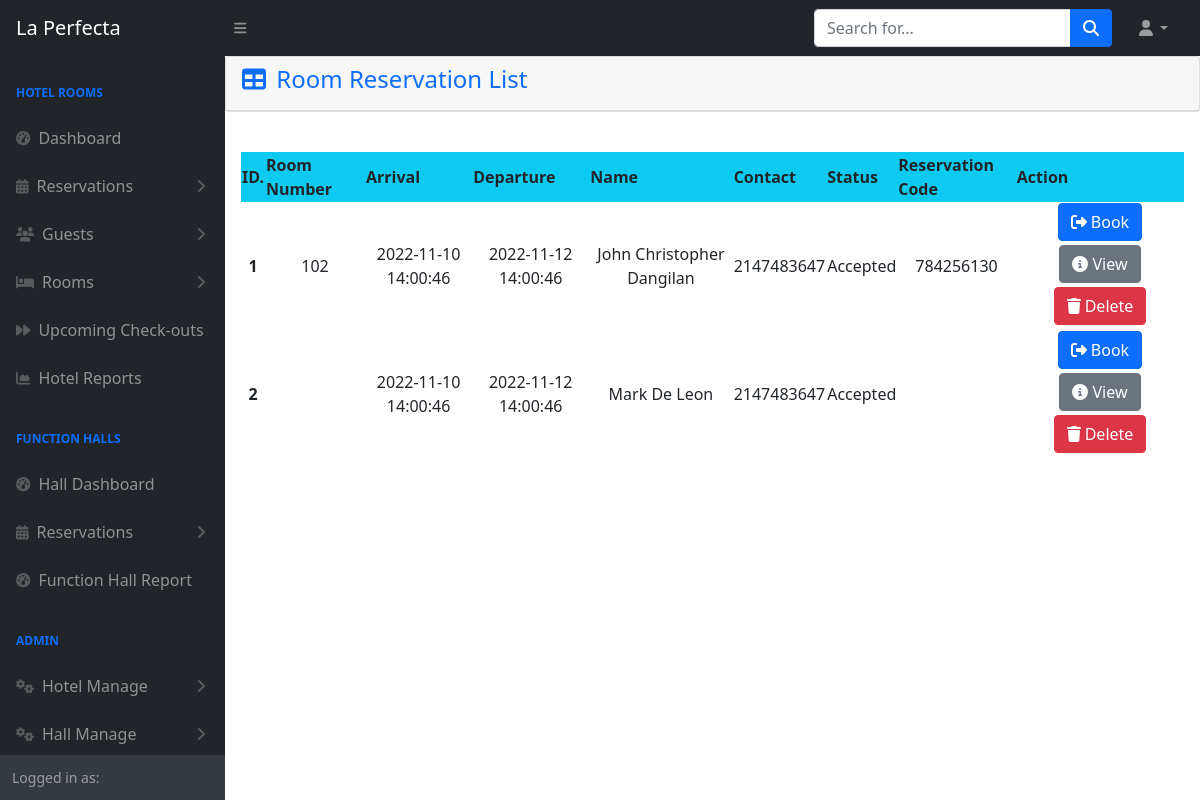
Page /admin/reservationlist.php on the earlier database version.
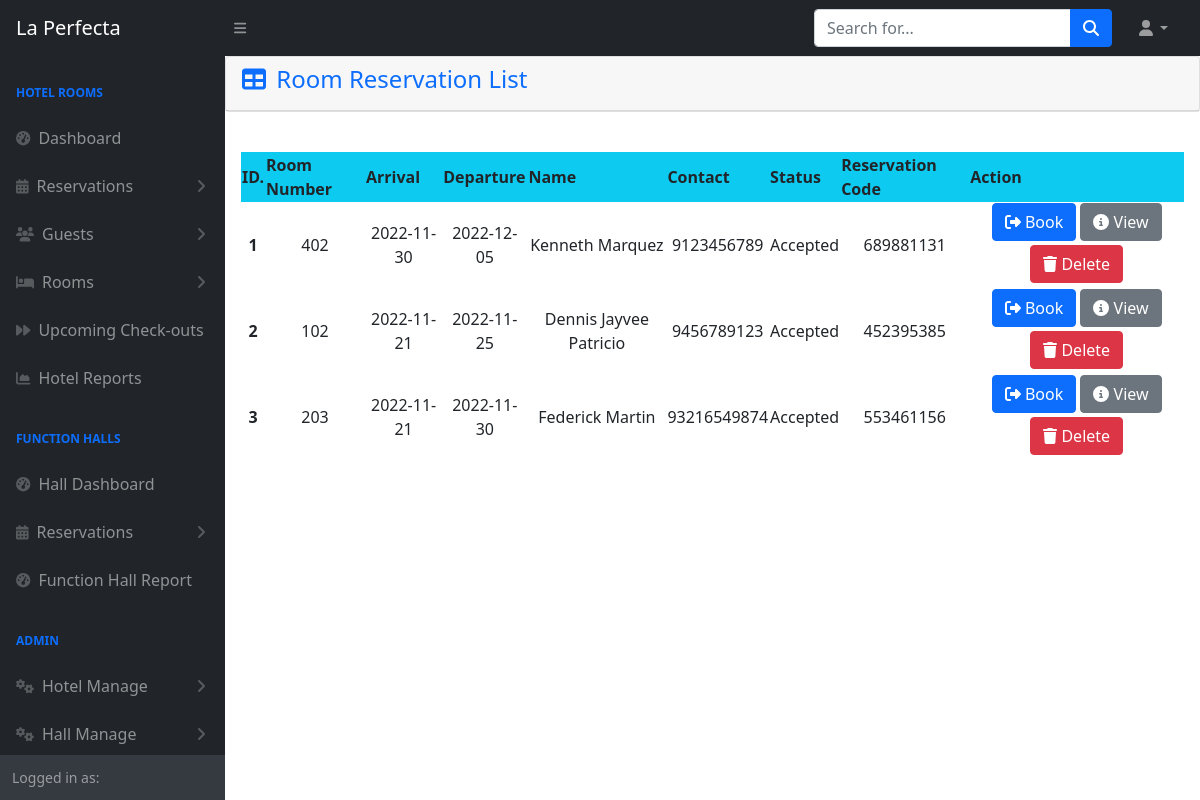
Same page on the later database version.
### tables this page shows
CREATE TABLE `tblreservation` (
  `Id` int(11) NOT NULL,
  `Code` varchar(11) NOT NULL,
  `TransactionDate` datetime NOT NULL DEFAULT current_timestamp(),
  `RoomId` int(11) NOT NULL,
  `Arrival` date NOT NULL,
  `Departure` date NOT NULL,
  `Total` int(11) NOT NULL,
  `Deposit` int(11) NOT NULL,
  `GuestId` int(11) NOT NULL,
  `Status` varchar(100) NOT NULL,
  `Remarks` varchar(250) NOT NULL,
  `PaymentLink` varchar(255) NOT NULL,
  `UserId` int(11) NOT NULL
);

CREATE TABLE `tblroom` (
  `Id` int(11) NOT NULL,
  `Number` varchar(255) NOT NULL,
  `RoomTypeId` int(11) NOT NULL,
  `Status` varchar(50) NOT NULL,
  `GuestId` int(11) NOT NULL
);

CREATE TABLE `tblguest` (
  `Id` int(11) NOT NULL,
  `FirstName` varchar(255) NOT NULL,
  `LastName` varchar(255) NOT NULL,
  `Address` varchar(255) NOT NULL,
  `BirthDay` date NOT NULL,
  `Phone` bigint(11) NOT NULL,
  `Company` varchar(255) NOT NULL,
  `CompanyAddress` varchar(255) NOT NULL,
  `Email` varchar(255) NOT NULL,
  `Password` varchar(255) NOT NULL,
  `Otp` int(11) NOT NULL,
  `Verify` int(25) NOT NULL
);

### admin/reservationlist.php (the view, shortened to what this page needs)
<?php
include 'themes/navbar.php';
include 'config.php';
?>
<div class="card mb-4">
  <div class="card-header text-primary">
    <h4><i class="fas fa-table me-1"></i>
      Room Reservation List</h4>
  </div>
</div>
<div class="card-body">
  <table id="datatablesSimple" class="table-striped ">
    <thead class="bg-info ">
      <tr>
        <th scope="col">ID.</th>
        <th scope="col">Room Number</th>
        <th scope="col">Arrival</th>
        <th scope="col">Departure</th>
        <th scope="col">Name</th>
        <th scope="col">Contact</th>
        <th scope="col">Status</th>
        <th scope="col">Reservation Code</th>
        <th scope="col">Action</th>
      </tr>
    </thead>
    <tbody>
      <?php
      $sql = "SELECT tblreservation.Id, tblreservation.Code, tblreservation.RoomId, tblreservation.Arrival, tblreservation.Departure, tblguest.FirstName, tblguest.LastName, tblguest.Phone, tblreservation.Total, tblreservation.Status, tblroom.Number, tblreservation.GuestId
        FROM tblreservation
        LEFT JOIN tblguest ON tblreservation.GuestId = tblguest.Id
        LEFT JOIN tblroom ON tblroom.Id =  tblreservation.RoomId;";
      $result = mysqli_query($conn, $sql);
      $number = 1;
      while ($row = mysqli_fetch_assoc($result)) {
      ?>
        <tr class="text-center">
          <th><?php echo $number ?></th>
          <td style="width: 100px;"><?php echo $row['Number'] ?></td>
          <td><?php echo $row['Arrival'] ?></td>
          <td><?php echo $row['Departure'] ?></td>
          <td><?php echo $row['FirstName'] . ' ' . $row['LastName']  ?></td>
          <td><?php echo $row['Phone'] ?></td>
          <td><?php echo $row['Status'] ?></td>
          <td><?php echo $row['Code'] ?></td>
          <td class="text-center ">
            <?php if ($row['Status'] == "Pending") {
            ?>
              <!-- <a href="function/room_reservation/accept.php?Id=<?php echo $row['Id'] ?>" class="btn btn-success mb-1">
                <i class="fa-solid fa-square-check"></i>
                Accept
              </a> -->
              <a href="../sendlink.php?Id=<?php echo $row['Id'] ?>" class="btn btn-primary mb-1">
                <i class="fa-solid fa-circle-info"></i>
                Send Payment
              </a>
              <a href="function/room_reservation/edit.php?Id=<?php echo $row['Id'] ?>" class="btn btn-secondary mb-1">
                <i class="fa-solid fa-circle-info"></i>
                View
              </a>
              <a href="function/room_reservation/delete.php?Id=<?php echo $row['Id'] ?> & FirstName=<?php echo $row['FirstName'] ?> & LastName=<?php echo $row['LastName'] ?>" class="btn btn-danger mb-1"><i class="fa-solid fa-trash "></i>
                Delete
              </a>
            <?php } else { ?>
              <a href="function/hotel/book.php?Id=<?php echo $row['Id'] ?>&GuestId=<?php echo $row['GuestId'] ?>" class="btn btn-primary mb-1"><i class="fa-solid fa-right-from-bracket"></i></i> Book</a>
              <a href="function/room_reservation/edit.php?Id=<?php echo $row['Id'] ?>" class="btn btn-secondary mb-1">
                <i class="fa-solid fa-circle-info"></i>
                View
              </a>
              <a href="function/room_reservation/delete.php?Id=<?php echo $row['Id'] ?>&FirstName=<?php echo $row['FirstName'] ?>&LastName=<?php echo $row['LastName'] ?>" class="btn btn-danger mb-1"><i class="fa-solid fa-trash "></i>
                Delete
              </a>
            <?php } ?>
          </td>
        </tr>
      <?php
        $number++;
      }
      ?>
    </tbody>
  </table>
</div>
<?php include 'themes/footer.php'; ?>

### admin/themes/navbar.php (shortened to what this page needs)
<!DOCTYPE html>
<html lang="en">
<head>
  <link href="https://cdn.jsdelivr.net/npm/simple-datatables@latest/dist/style.css" rel="stylesheet" />
  <link href="css/styles.css" rel="stylesheet" />
</head>
<body class="sb-nav-fixed">
  <nav class="sb-topnav navbar navbar-expand navbar-dark bg-dark">
    <a class="navbar-brand ps-3" href="dashboard.php">La Perfecta</a>
    <button class="btn btn-link btn-sm order-1 order-lg-0 me-4 me-lg-0" id="sidebarToggle" href="#!"><i class="fas fa-bars"></i></button>
    <form class="d-none d-md-inline-block form-inline ms-auto me-0 me-md-3 my-2 my-md-0">
      <div class="input-group">
        <input class="form-control" type="text" placeholder="Search for..." aria-label="Search for..." aria-describedby="btnNavbarSearch" />
        <button class="btn btn-primary" id="btnNavbarSearch" type="button"><i class="fas fa-search"></i></button>
      </div>
    </form>
    <ul class="navbar-nav ms-auto ms-md-0 me-3 me-lg-4">
      <li class="nav-item dropdown">
        <a class="nav-link dropdown-toggle" id="navbarDropdown" href="#" role="button" data-bs-toggle="dropdown" aria-expanded="false"><i class="fas fa-user fa-fw"></i></a>
      </li>
    </ul>
  </nav>
  <div id="layoutSidenav">
    <div id="layoutSidenav_nav">
      <nav class="sb-sidenav accordion sb-sidenav-dark" id="sidenavAccordion">
        <div class="sb-sidenav-menu">
          <div class="nav">
          <div class="sb-sidenav-menu-heading text-primary"> Hotel Rooms</div>
            <a class="nav-link" href="dashboard.php">
              <div class="sb-nav-link-icon"><i class="fas fa-tachometer-alt"></i></div>
              Dashboard
            </a>
            <a class="nav-link collapsed" href="#" data-bs-toggle="collapse" data-bs-target="#collapseLayoutsReservations" aria-expanded="false" aria-controls="collapseLayouts">
              <div class="sb-nav-link-icon"><i class="fa-solid fa-calendar-days"></i></div>
              Reservations
              <div class="sb-sidenav-collapse-arrow"><i class="fas fa-angle-down"></i></div>
            </a>
            <a class="nav-link collapsed" href="#" data-bs-toggle="collapse" data-bs-target="#collapseLayoutsGuests" aria-expanded="false" aria-controls="collapseLayouts">
              <div class="sb-nav-link-icon"><i class="fa-solid fa-users"></i></div>
              Guests
              <div class="sb-sidenav-collapse-arrow"><i class="fas fa-angle-down"></i></div>
            </a>
            <a class="nav-link collapsed" href="#" data-bs-toggle="collapse" data-bs-target="#collapseLayoutsRooms" aria-expanded="false" aria-controls="collapseLayouts">
              <div class="sb-nav-link-icon"><i class="fa-solid fa-bed"></i></div>
              Rooms
              <div class="sb-sidenav-collapse-arrow"><i class="fas fa-angle-down"></i></div>
            </a>
            <a class="nav-link" href="checkouts.php">
              <div class="sb-nav-link-icon"><i class="fa-solid fa-forward"></i></div>
              Upcoming Check-outs
            </a>
            <a class="nav-link" href="reports.php">
              <div class="sb-nav-link-icon"><i class="fas fa-chart-area"></i></div>
             Hotel Reports
            </a>
            <div class="sb-sidenav-menu-heading text-primary"> Function Halls</div>
            <a class="nav-link" href="halldashboard.php">
              <div class="sb-nav-link-icon"><i class="fas fa-tachometer-alt"></i></div>
              Hall Dashboard
            </a>
            <a class="nav-link collapsed" href="#" data-bs-toggle="collapse" data-bs-target="#collapseLayoutsHallReservations" aria-expanded="false" aria-controls="collapseLayouts">
              <div class="sb-nav-link-icon"><i class="fa-solid fa-calendar-days"></i></div>
              Reservations
              <div class="sb-sidenav-collapse-arrow"><i class="fas fa-angle-down"></i></div>
            </a>
            <a class="nav-link" href="hallreports.php">
              <div class="sb-nav-link-icon"><i class="fas fa-tachometer-alt"></i></div>
              Function Hall Report
            </a>
            <div class="sb-sidenav-menu-heading text-primary">Admin</div>
            <a class="nav-link collapsed" href="#" data-bs-toggle="collapse" data-bs-target="#collapseLayoutsHotelManage" aria-expanded="false" aria-controls="collapseLayouts">
              <div class="sb-nav-link-icon"><i class="fa-solid fa-gears"></i></div>
              Hotel Manage
              <div class="sb-sidenav-collapse-arrow"><i class="fas fa-angle-down"></i></div>
            </a>
            <a class="nav-link collapsed" href="#" data-bs-toggle="collapse" data-bs-target="#collapseLayoutsHallManage" aria-expanded="false" aria-controls="collapseLayouts">
              <div class="sb-nav-link-icon"><i class="fa-solid fa-gears"></i></div>
              Hall Manage
              <div class="sb-sidenav-collapse-arrow"><i class="fas fa-angle-down"></i></div>
            </a>
          </div>
        </div>
        <div class="sb-sidenav-footer">
          <div class="small">Logged in as: <?php echo $_SESSION['role'] ?></div>
        </div>
      </nav>
    </div>
    <div id="layoutSidenav_content">
      <main>

### admin/themes/footer.php (shortened to what this page needs)
</main>
</body>
</html>

Differences in the rows shown:
removed tblreservation: RoomId.Number "102", Arrival "2022-11-10 14:00:46", Departure "2022-11-12 14:00:46", GuestId.FirstName "John Christopher", GuestId.LastName "Dangilan", GuestId.Phone "2147483647", Status "Accepted", Code "784256130"
removed tblreservation: Arrival "2022-11-10 14:00:46", Departure "2022-11-12 14:00:46", GuestId.FirstName "Mark", GuestId.LastName "De Leon", GuestId.Phone "2147483647", Status "Accepted"
added tblreservation: RoomId.Number "402", Arrival "2022-11-30", Departure "2022-12-05", GuestId.FirstName "Kenneth", GuestId.LastName "Marquez", GuestId.Phone "9123456789", Status "Accepted", Code "689881131"
added tblreservation: RoomId.Number "102", Arrival "2022-11-21", Departure "2022-11-25", GuestId.FirstName "Dennis Jayvee", GuestId.LastName "Patricio", GuestId.Phone "9456789123", Status "Accepted", Code "452395385"
added tblreservation: RoomId.Number "203", Arrival "2022-11-21", Departure "2022-11-30", GuestId.FirstName "Federick", GuestId.LastName "Martin", GuestId.Phone "93216549874", Status "Accepted", Code "553461156"
